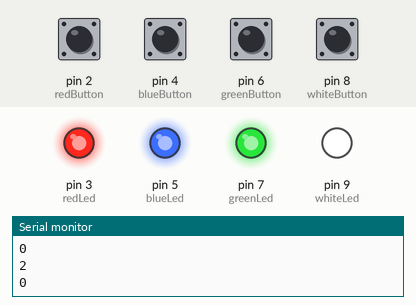
The sketch below on a simulated Arduino Uno, built with avr-gcc and run on an emulated ATmega328P. Parts: output pins drawn as LEDs (lit = HIGH), the last lines printed to the serial monitor. The test bench sets the inputs (shaded band); at power-on: pin 2 (redButton), pin 4 (blueButton), pin 6 (greenButton), pin 8 (whiteButton) LOW. Random numbers use the default seed unless the sketch sets one.

Above: at 0.3 s.
At 6.4 s:
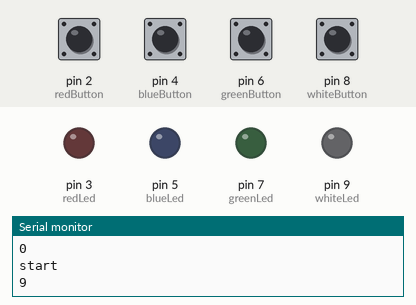
6.5 s: pin 2 (redButton) pulled HIGH for 1 s
At 7.37 s:
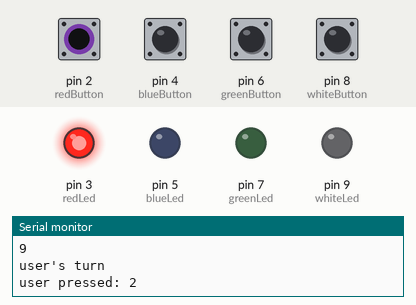
Timing chart, 0 to 9.5 s (numbered marks = the images above; inputs shaded):
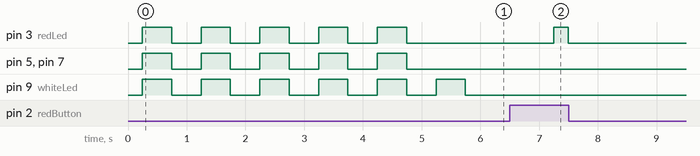

The sketch:

buttons_tester.ino
```cpp
/*

  Simon Says! by awdriggs

  State change detection (edge detection) from Tom Igoe
  https://www.arduino.cc/en/Tutorial/BuiltInExamples/StateChangeDetection


*/

// this constant won't change:
//attach buttons
const int redButton = 2;
const int blueButton = 4;
const int greenButton = 6;
const int whiteButton = 8;

const int buttonPins[] = { redButton, blueButton, greenButton, whiteButton };

//attch leds
const int redLed = 3;
const int blueLed = 5;  // the pin that the LED is attached to
const int greenLed = 7;
const int whiteLed = 9;

//state of any button?
int currStates[4] = { 0, 0, 0, 0 };  //initialize states to 0
int prevStates[4] = { 0, 0, 0, 0 };

// Variables will change:
int buttonPushCounter = 0;    // counter for the number of button presses
bool buttonState = false;     // current state of the button
int lastButtonState = false;  // previous state of the button

bool playing = true;

int allLights[4] = { redLed, blueLed, greenLed, whiteLed };
const int sequenceLength = 100;
int sequence[sequenceLength];  //get to 100 and you win!
int sequenceIndex = 0;         //keep track of the current index, start at 0
int userIndex = 0;             //keep track of the users inputs. maybe this should go in the checkbuttons
int pause = 500;
int timeLimit = 1000;  //about ?? seconds right now?

void setup() {
  //this could be refactored!
  // initialize the button pin as a input:
  pinMode(redButton, INPUT);
  pinMode(blueButton, INPUT);
  pinMode(greenButton, INPUT);
  pinMode(whiteButton, INPUT);
  // initialize the LED as an output:
  pinMode(redLed, OUTPUT);
  pinMode(blueLed, OUTPUT);
  pinMode(greenLed, OUTPUT);
  pinMode(whiteLed, OUTPUT);
  // initialize serial communication:
  Serial.begin(9600);

  //calculate the entire sequence
  for (int i = 0; i < sequenceLength; i++) {
    int randomIndex = random(0, 4);  //num lights
    Serial.println(randomIndex);
    sequence[i] = allLights[randomIndex];
  }

  // for(int i = 0; i < sequenceLength; i++){
  //   Serial.println(sequence[i]);
  // }

  for (int i = 0; i < 5; i++) {
    flashLights();  //flash all lights on and off at the start, also used for a lose sequence
  }
}


void loop() {

  // // read the pushbutton input pin:
  // buttonState = digitalRead(buttonPin);

  // // compare the buttonState to its previous state
  // if (buttonState != lastButtonState) {
  //   // if the state has changed, increment the counter
  //   if (buttonState == HIGH) {
  //     // if the current state is HIGH then the button went from off to on:
  //     buttonPushCounter++;
  //     Serial.println("on");
  //     Serial.print("number of button pushes: ");
  //     Serial.println(buttonPushCounter);
  //   } else {
  //     // if the current state is LOW then the button went from on to off:
  //     Serial.println("off");
  //   }
  //   // Delay a little bit to avoid bouncing
  //   delay(50);
  // }
  // // save the current state as the last state, for next time through the loop
  // lastButtonState = buttonState;


  // turns on the LED every four button pushes by checking the modulo of the
  // button push counter. the modulo function gives you the remainder of the
  // division of two numbers:
  // if (buttonPushCounter % 4 == 0) {
  //   digitalWrite(ledPin, HIGH);
  // } else {
  //   digitalWrite(ledPin, LOW);
  // }


  if (playing) {
    Serial.println("start");

    playSequence();
    // Serial.println("end");
    delay(1000);

    Serial.println("user's turn");

    //loop until playing is false, how? either a the time limit is hit or a wrong button is pressed
    bool thisRound = true;
    int timeTaken = 0;  //in seconds
    userIndex = 0;      //reset user index to check a new sequence

    while (thisRound) {
      int buttonPressed = checkButtons();
      if (buttonPressed >= 0) {
        if (buttonPressed + 1 == sequence[userIndex]) {
          Serial.println("correct");
          userIndex++;
          timeTaken = 0;  //reset for next round
        } else {
          Serial.println("incorrect");
          playing = false;
          thisRound = false;
        }
      }
      delay(500);
      timeTaken++;
      Serial.println("waiting");

      if (timeTaken > timeLimit) {
        Serial.println("time is up");
        thisRound = false;
        playing = false;
      }


      //reset time taken? for each correct punch?
    }

    //Serial.println(buttonState);
    //see which button was pressed

    //

    // sequenceIndex++; //keep track of the current index
    // delay(500);
    if (!playing) {
      Serial.println("game over");
    }
  }
}

void flashLights() {
  int flashSequence[4] = { redLed, blueLed, greenLed, whiteLed };

  for (int i = 0; i < 5; i++) {
    digitalWrite(flashSequence[i], HIGH);
  }

  delay(pause);

  for (int i = 0; i < 5; i++) {
    digitalWrite(flashSequence[i], LOW);
  }

  delay(pause);
}

void playSequence() {
  for (int i = 0; i <= sequenceIndex; i++) {
    Serial.println(sequence[i]);
    digitalWrite(sequence[i], HIGH);
    delay(500);
    digitalWrite(sequence[i], LOW);
    delay(500);
  }
}

int checkButtons() {
  for (int i = 0; i < 4; ++i) {  //read the current state of each button
    currStates[i] = digitalRead(buttonPins[i]);
  }

  //Serial.println("checking buttons");
  for (int i = 0; i < 4; i++) {  //check for edges of each button
    if (currStates[i] != prevStates[i]) {
      if (currStates[i] == HIGH) {
        Serial.print("user pressed: ");
        Serial.println(buttonPins[i]);
        digitalWrite(allLights[i], HIGH);  //flash the lights
        delay(250);
        digitalWrite(allLights[i], LOW);

        //update states! needed here?

        return buttonPins[i];  //return the button that was pressed
      }
      // Delay a little bit to avoid bouncing
      //delay(50);
      //return buttonPins[i]; //retun the pin that was pressed?
    }
  }
  // if (currStates != prevStates){
  //   //a butotn was pressed? which one?
  //   Serial.println("button heard!");
  //   for(int i = 0; i < 4; i++){
  //     if(currStates[i] != prevStates[i]){
  //       Serial.println(i);
  //       break;
  //     }
  //   }
  // }


  //got to here?
  //delay(10); //for stabiltiy
  return -1;  //no button was pressed
}

void updateStates(){
  //update prevStates
  for (int i = 0; i < 4; i++) {
    prevStates[i] = currStates[i];
  }
}
```

Measured:
- after the input at 6.5 s, pin 3 (redLed): LOW → HIGH after 0.75 s, → LOW 0.25 s later
- by itself, pin 9 (whiteLed): alternates HIGH for 0.50 s and LOW for 0.50 s
